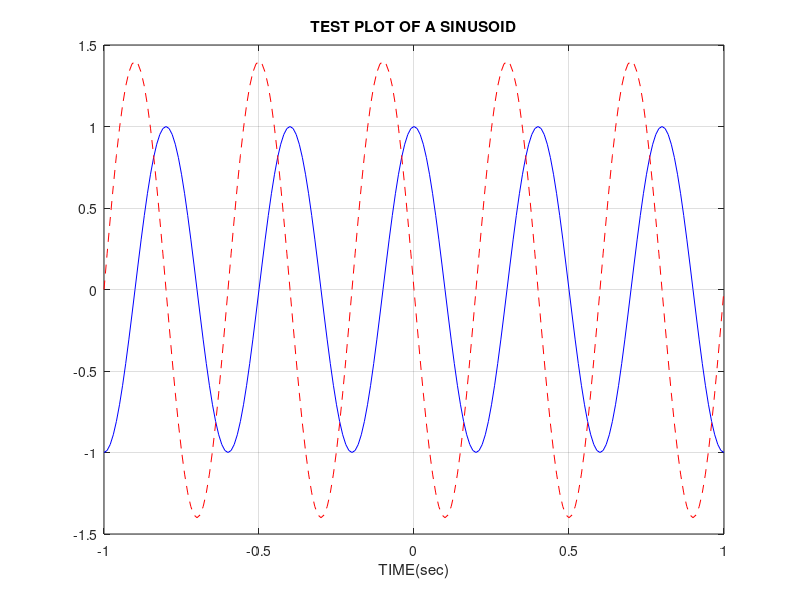

Here is the MATLAB script that generated this plot:
clear all; close all;
tt=-1:0.01:1;
xx=cos(5*pi*tt);
zz=1.4*exp(1i*pi/2)*exp(1i*5*pi*tt);
plot(tt,xx,'b-',tt,real(zz),'r--')
grid on
title('TEST PLOT OF A SINUSOID')
xlabel('TIME(sec)')